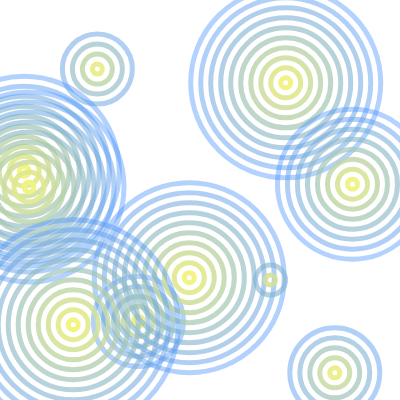
Frame 1 (no input)
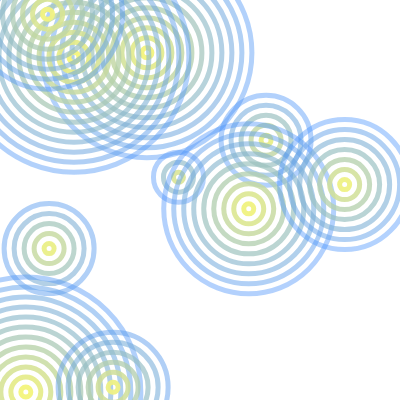
Frame 2 (the mouse pressed at the canvas centre, redrawn once)

The p5.js sketch that drew these frames (run headless with seeded random() and noise() and a simulated clock; the mouse was pressed at the canvas centre and the sketch redrawn once):

// p5.js sketch
// ── sketch.js
let gradientStep;
let n = 10;
let x, y;

function setup() {
    createCanvas(400, 400);
    noFill();
    strokeWeight(5);
}
 
function draw() {
    background(255);
    for (let j = 0; j < n; j++) { 
        let from = color(252, 249, 122);
        let to = color(65, 141, 255, 100);
        x = random(width);
        y = random(height);
        gradientStep = random(30, 250);
        for (let i = 10; i < gradientStep; i+=20) { 
            stroke(lerpColor(from, to,   i / gradientStep));
            circle(x, y, i);
        }
    }
    noLoop();
}
